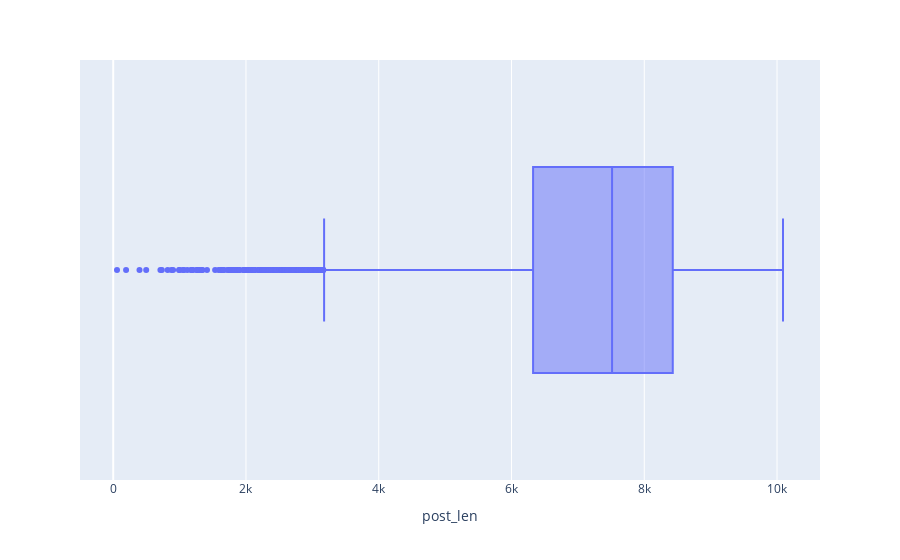

The code cell stored with this chart in its notebook:
### Code cell
px.box(data_frame=csv_data, x="post_len")

### Figure 1 — Plotly figure (JSON) as saved in the notebook; plotly's stock layout.template omitted (floating-point values rounded to 4 significant figures; data arrays with more than 128 entries replaced by an {"elided": "..."} marker saying what was removed)
{"data": [{"alignmentgroup": "True", "hovertemplate": "post_len=%{x}<extra></extra>", "legendgroup": "", "marker": {"color": "#636efa"}, "name": "", "notched": false, "offsetgroup": "", "orientation": "h", "showlegend": false, "type": "box", "x": {"elided": "8675 int values"}, "x0": " ", "xaxis": "x", "y0": " ", "yaxis": "y"}], "layout": {"boxmode": "group", "legend": {"tracegroupgap": 0}, "margin": {"t": 60}, "xaxis": {"anchor": "y", "domain": [0, 1], "title": {"text": "post_len"}}, "yaxis": {"anchor": "x", "domain": [0, 1]}}}
